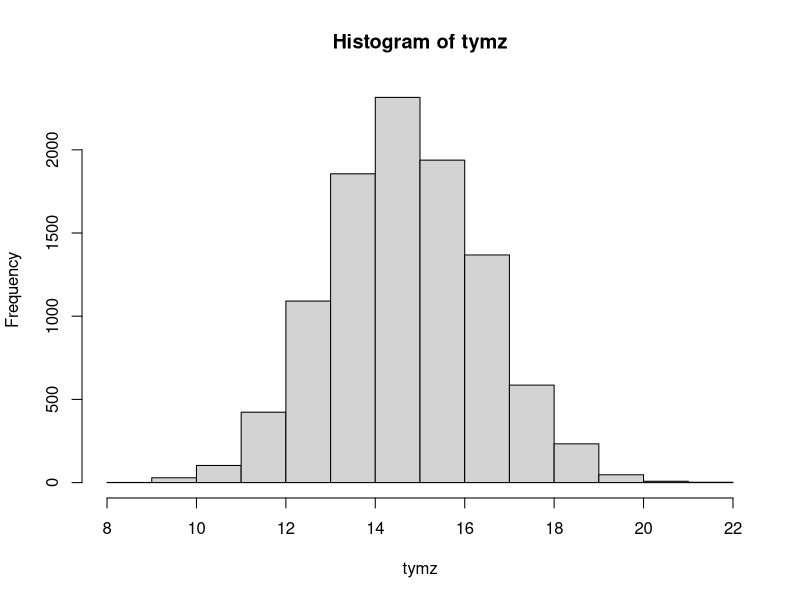
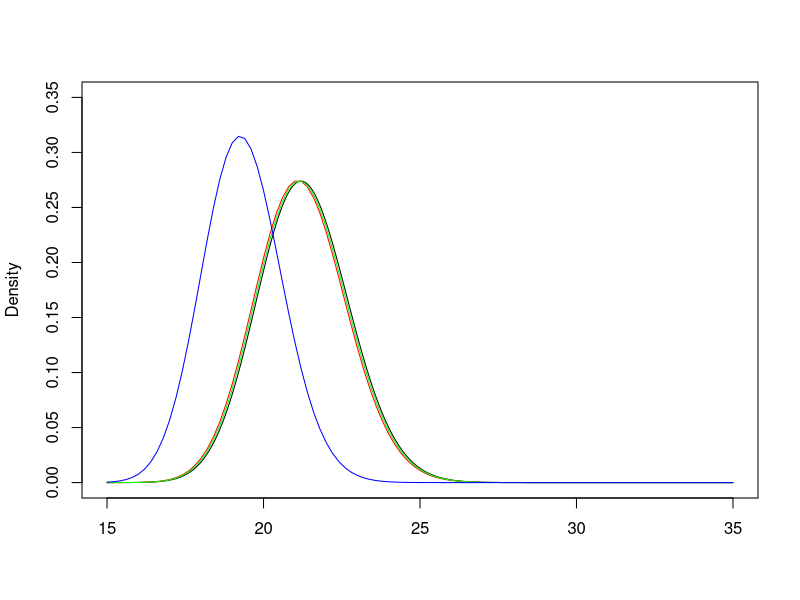

Generate these figures, in order, with R:
## ---- chunk 1
require(knitr)
require(broom)
## ---- chunk 2
cnames <- c("Bike route?","Bicycle count","Bike route?","Bicycle count")
data <- matrix(c(rep("Yes",9), 16,9,10,13,19,20,18,17,35,"Yes",rep("No",8),55,12,1,2,4,9,7,9,8),9,4,byrow=FALSE)
colnames(data) <- cnames
kable(data)
## ---- chunk 3
y <- c(16,9,10,13,19,20,18,17,35,55) # for bike route 
z <- c(12,1,2,4,9,7,9,8) # for non-bike route
## ---- chunk 4
ty <- rgamma(10000,213,10) 
tz <- rgamma(10000,53,8) 
tymz <- ty-tz
## ---- chunk 5
quantile(tymz,c(0.025,0.975))
## ---- chunk 6
mean(tymz)
## ---- chunk 7
hist(tymz)
## ---- chunk 8
length(tymz[tymz>10])/length(tymz) # (or: mean(tymz>10)!)
## ---- chunk 9
model_summary <- tidy(t.test(y,z,"greater",10))
model_summary
## ---- chunk 10
cnames <- c("Prior","Posterior","95% interval \u03B8_y|y","95% interval \u03B8_y - \u03B8_z|y,z","Pr(\u03B8_y - \u03B8_z > 10)")
data <- matrix(c("0,0",	"212,10",	"18.44, 24.15",	"11.38, 18.09",	"0.997",	"0.5,0",	"212.5,10",	"18.49, 24.20",	"11.36, 18.09",	"0.997", "1,0",	"213,10",	"18.54, 24.25",	"11.33, 18.08",	"0.997"),nrow = 3,ncol=5,byrow = TRUE)
colnames(data) <- cnames
kable(data, escape = FALSE)
## ---- chunk 11
qgamma(c(0.025,0.975),212,10)
ty1 <- rgamma(10000,212,10)
tz1 <- rgamma(10000,52,8) 
tymz1 <- ty1-tz1
## ---- chunk 12
quantile(tymz1,c(0.025,0.975)) ##

length(tymz1[tymz1>10])/length(tymz1)	###
## ---- chunk 13
qgamma(c(0.025,0.975),212.5,10)
ty2 <- rgamma(10000,212.5,10)
tz2 <- rgamma(10000,52.5,8) 
tymz2 <- ty2-tz2
## ---- chunk 14
quantile(tymz2, c(0.025,0.975))
length(tymz2[tymz2>10])/length(tymz2)
## ---- chunk 15
qgamma(c(0.025,0.975),232,12)
ty3 <- rgamma(10000,232,12)
tz3 <- rgamma(10000,72,11) 
tymz3 <- ty3-tz3
## ---- chunk 16
quantile(tymz3, c(0.025,0.975))
length(tymz3[tymz3>10])/length(tymz3)
## ---- chunk 17
cnames <- c("Prior","Posterior","95% interval \u03B8_y|y","95% interval \u03B8_y - \u03B8_z|y,z","Pr(\u03B8_y - \u03B8_z > 10)")
data <- matrix(c("0,0",	"212,10",	"18.44, 24.15",	"11.38, 18.09",	"0.997",	"0.5,0",	"212.5,10",	"18.49, 24.20",	"11.36, 18.09",	"0.997", "1,0",	"213,10",	"18.54, 24.25",	"11.33, 18.08",	"0.997","20,2",	"232, 12",	"16.93, 21.90",	"9.91, 15.74",	"0.971", "20,3",	"72, 11","","",""),nrow = 5,ncol=5,byrow = TRUE)
colnames(data) <- cnames
kable(data, escape = FALSE)
## ---- chunk 18
x <- seq(15,35,0.01)
plot(x, dgamma(x,213,10),type="l",ylim=c(0,0.35), ylab="Density",xlab="") 
curve(dgamma(x,212,10),col="red", add=TRUE) 
curve(dgamma(x,212.5,10),col="green", add=TRUE) 
curve(dgamma(x,232,12),col="blue", add=TRUE)
